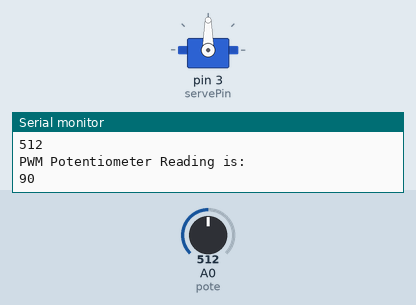
This sketch was run on a simulated Arduino Uno, built with avr-gcc and run on an emulated ATmega328P. Parts: servo, the last lines printed to the serial monitor. The inputs (shaded band) are chosen by the test bench; at power-on: A0 (pote) = 512.

Above: at 1.8 s.
1.9 s: A0 (pote) set to 716
At 3.0 s:
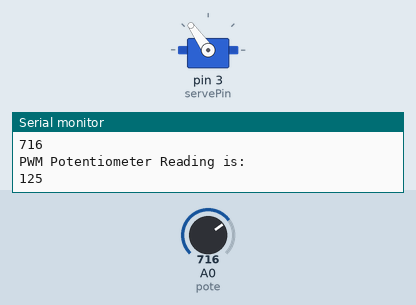
3.5 s: A0 (pote) set to 900
At 5.2 s:
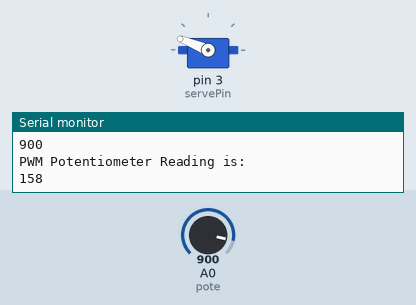
5.5 s: A0 (pote) set to 1023
At 6.8 s:
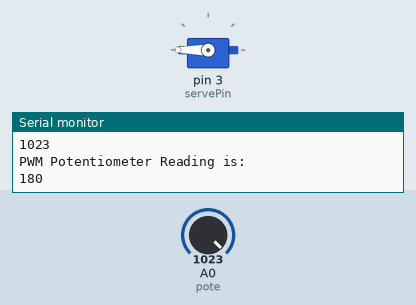
7.5 s: A0 (pote) set to 306
At 9.2 s:
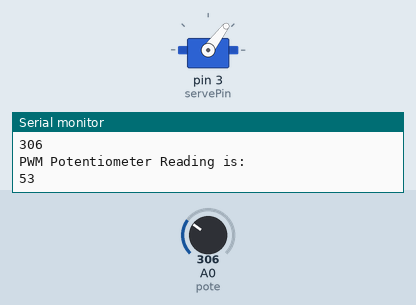
9.6 s: A0 (pote) set to 122
At 10.4 s:
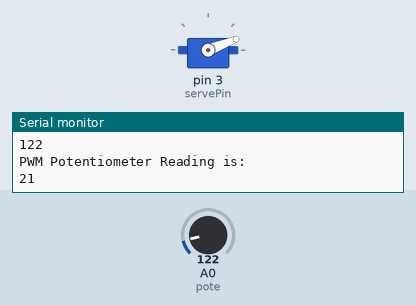
11.6 s: A0 (pote) set to 0
At 12.7 s:
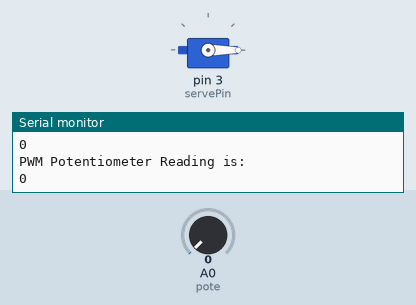
Timing chart, 0 to 14.6 s (numbered marks = the images above; inputs shaded):
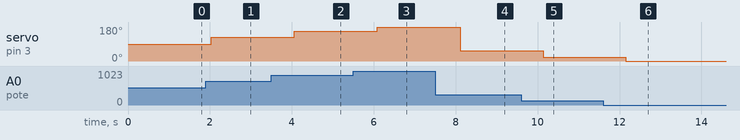

Measured:
- after the input at 1.9 s, servo on pin 3 (servePin): 90° → 125° after 0.14 s
- after the input at 3.5 s, servo on pin 3 (servePin): 125° → 158° after 0.56 s
- after the input at 5.5 s, servo on pin 3 (servePin): 158° → 180° after 0.59 s
- after the input at 7.5 s, servo on pin 3 (servePin): 180° → 53° after 0.61 s
- after the input at 9.6 s, servo on pin 3 (servePin): 53° → 21° after 0.54 s
- after the input at 11.6 s, servo on pin 3 (servePin): 21° → 0° after 0.56 s

The sketch:

ShortCode.ino
```cpp
#include <Servo.h>

int val;
int pote = A0;

const int servePin = 3;
int serDelay = 1000;

// Object creation:
Servo myServo;

void setup()
{
  Serial.begin(9600);
  myServo.attach(servePin);

  pinMode(pote, INPUT);
}

void loop()
{
  val = analogRead(pote);
  Serial.println("Direct Potentiometer reading is: ");
  Serial.println(val);

  // PWM Conversion
  val = (180./1023.)*val;
  Serial.println("PWM Potentiometer Reading is: ");
  Serial.println(val);

  myServo.write(val);
  delay(1000);
}
```
